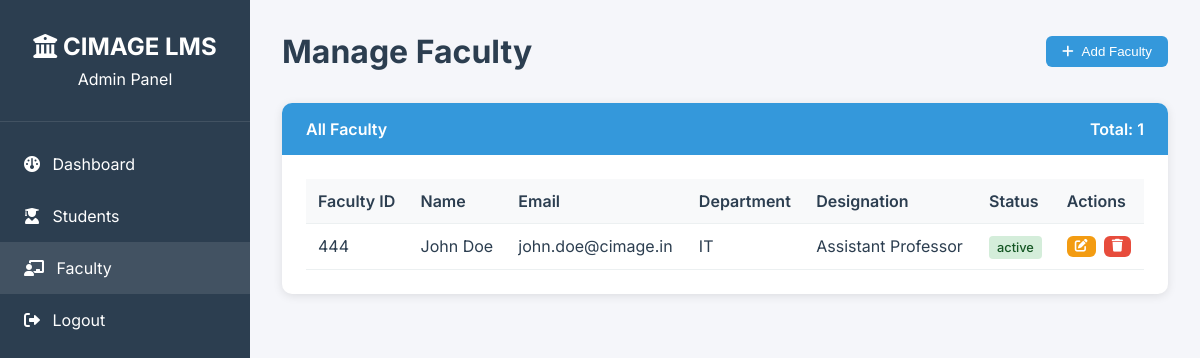
Screenshot of /admin/faculty.php (signed in) with the database file from the repository.
### tables this page shows
CREATE TABLE IF NOT EXISTS faculty (
    id INT AUTO_INCREMENT PRIMARY KEY,
    faculty_id VARCHAR(20) UNIQUE NOT NULL,
    first_name VARCHAR(50) NOT NULL,
    last_name VARCHAR(50) NOT NULL,
    email VARCHAR(100) UNIQUE NOT NULL,
    password VARCHAR(255) NOT NULL,
    phone VARCHAR(15),
    address TEXT,
    profile_picture TEXT,
    department VARCHAR(50),
    designation VARCHAR(50),
    specialization VARCHAR(100),
    joining_date DATE,
    status ENUM('active', 'inactive') DEFAULT 'active',
    created_at TIMESTAMP DEFAULT CURRENT_TIMESTAMP,
    updated_at TIMESTAMP DEFAULT CURRENT_TIMESTAMP ON UPDATE CURRENT_TIMESTAMP
);

### admin/faculty.php (the view, shortened to what this page needs)
<?php
require_once '../config.php';
$faculty = $conn->query("SELECT * FROM faculty ORDER BY created_at DESC");
?>
<!DOCTYPE html>
<html lang="en">
<head>
    <link rel="stylesheet" href="https://cdnjs.cloudflare.com/ajax/libs/font-awesome/6.0.0/css/all.min.css">
</head>
<body>
    <div class="admin-container">
        <div class="sidebar">
            <div class="sidebar-header">
                <h2><i class="fas fa-university"></i> CIMAGE LMS</h2>
                <p>Admin Panel</p>
            </div>
            <nav class="sidebar-menu">
                <a href="index.php" class="menu-item">
                    <i class="fas fa-dashboard"></i> Dashboard
                </a>
                <a href="students.php" class="menu-item">
                    <i class="fas fa-user-graduate"></i> Students
                </a>
                <a href="faculty.php" class="menu-item active">
                    <i class="fas fa-chalkboard-teacher"></i> Faculty
                </a>
                <a href="logout.php" class="menu-item">
                    <i class="fas fa-sign-out-alt"></i> Logout
                </a>
            </nav>
        </div>
        <div class="main-content">
            <div class="header">
                <h1>Manage Faculty</h1>
                <button class="btn btn-primary" onclick="openAddModal()">
                    <i class="fas fa-plus"></i> Add Faculty
                </button>
            </div>
            <div class="card">
                <div class="card-header">
                    <span>All Faculty</span>
                    <span>Total: <?php echo $faculty->num_rows; ?></span>
                </div>
                <div class="card-body">
                    <table class="table">
                        <thead>
                            <tr>
                                <th>Faculty ID</th>
                                <th>Name</th>
                                <th>Email</th>
                                <th>Department</th>
                                <th>Designation</th>
                                <th>Status</th>
                                <th>Actions</th>
                            </tr>
                        </thead>
                        <tbody>
                            <?php while ($member = $faculty->fetch_assoc()): ?>
                            <tr>
                                <td><?php echo htmlspecialchars($member['faculty_id']); ?></td>
                                <td><?php echo htmlspecialchars($member['first_name'] . ' ' . $member['last_name']); ?></td>
                                <td><?php echo htmlspecialchars($member['email']); ?></td>
                                <td><?php echo htmlspecialchars($member['department']); ?></td>
                                <td><?php echo htmlspecialchars($member['designation']); ?></td>
                                <td>
                                    <span class="badge <?php
                                        echo $member['status'] == 'active' ? 'badge-success' : 'badge-warning';
                                    ?>">
                                        <?php echo htmlspecialchars($member['status']); ?>
                                    </span>
                                </td>
                                <td>
                                    <div class="actions">
                                        <button class="btn btn-warning btn-sm" onclick="openEditModal(<?php echo $member['id']; ?>)">
                                            <i class="fas fa-edit"></i>
                                        </button>
                                        <button class="btn btn-danger btn-sm" onclick="deleteFaculty(<?php echo $member['id']; ?>)">
                                            <i class="fas fa-trash"></i>
                                        </button>
                                    </div>
                                </td>
                            </tr>
                            <?php endwhile; ?>
                        </tbody>
                    </table>
                </div>
            </div>
        </div>
    </div>
</body>
</html>

### admin/faculty.php (style rules this page uses)
* { margin: 0; padding: 0; box-sizing: border-box; }
body { font-family: 'Inter', sans-serif; background: #f5f6fa; color: #2c3e50; }
.admin-container { display: flex; min-height: 100vh; }
.sidebar { width: 250px; background: #2c3e50; color: white; padding: 2rem 0; }
.sidebar-header { text-align: center; padding: 0 1rem 2rem; border-bottom: 1px solid rgba(255,255,255,0.1); }
.sidebar-header h2 { font-size: 1.5rem; margin-bottom: 0.5rem; }
.sidebar-menu { padding: 1rem 0; }
.menu-item { display: block; padding: 1rem 1.5rem; color: white; text-decoration: none; transition: background 0.3s ease; }
.menu-item:hover, .menu-item.active { background: rgba(255,255,255,0.1); }
.menu-item i { margin-right: 0.5rem; }
.main-content { flex: 1; padding: 2rem; }
.header { display: flex; justify-content: space-between; align-items: center; margin-bottom: 2rem; }
.header h1 { font-size: 2rem; color: #2c3e50; }
.btn { padding: 0.5rem 1rem; border: none; border-radius: 6px; cursor: pointer; text-decoration: none; display: inline-flex; align-items: center; gap: 0.5rem; font-weight: 500; transition: all 0.3s ease; }
.btn-primary { background: #3498db; color: white; }
.btn-warning { background: #f39c12; color: white; }
.btn-danger { background: #e74c3c; color: white; }
.btn-sm { padding: 0.25rem 0.5rem; font-size: 0.8rem; }
.card { background: white; border-radius: 10px; box-shadow: 0 2px 10px rgba(0,0,0,0.1); overflow: hidden; }
.card-header { background: #3498db; color: white; padding: 1rem 1.5rem; font-weight: 600; display: flex; justify-content: space-between; align-items: center; }
.card-body { padding: 1.5rem; }
.table { width: 100%; border-collapse: collapse; }
.table th, .table td { padding: 0.75rem; text-align: left; border-bottom: 1px solid #ecf0f1; }
.table th { background: #f8f9fa; font-weight: 600; }
.badge { padding: 0.25rem 0.5rem; border-radius: 4px; font-size: 0.8rem; font-weight: 500; }
.badge-success { background: #d4edda; color: #155724; }
.actions { display: flex; gap: 0.5rem; }

### rows the page displays
faculty: faculty "444", first_name+last_name "John Doe", email "john.doe@cimage.in", department "IT", designation "Assistant Professor", status "active"

### other values shown
$faculty->num_rows "1"
